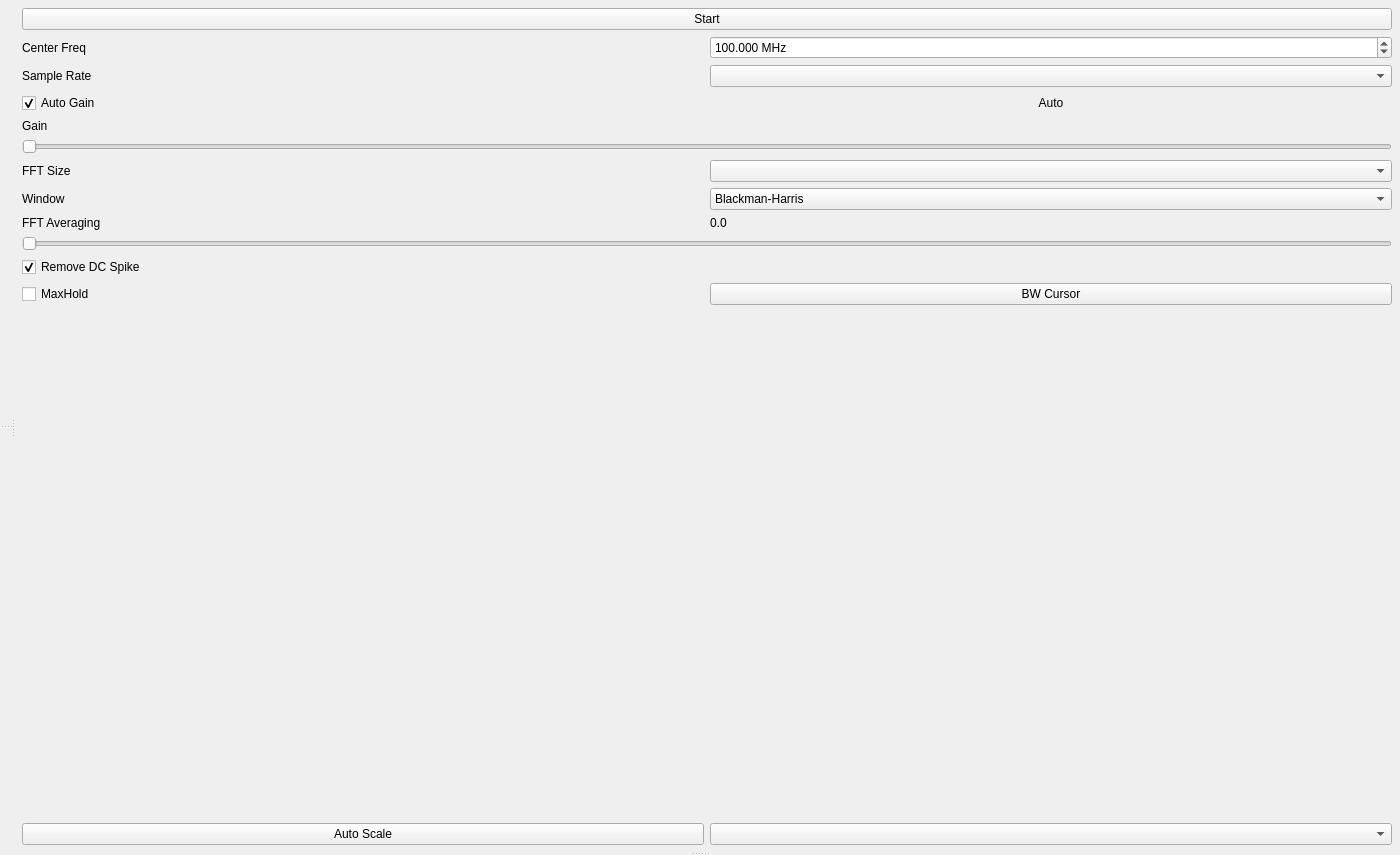
<?xml version="1.0" encoding="UTF-8"?>
<ui version="4.0">
 <class>MainWindow</class>
 <widget class="QMainWindow" name="MainWindow">
  <property name="geometry">
   <rect>
    <x>0</x>
    <y>0</y>
    <width>1400</width>
    <height>855</height>
   </rect>
  </property>
  <property name="windowTitle">
   <string>RadioWizard</string>
  </property>
  <widget class="QWidget" name="centralwidget">
   <layout class="QVBoxLayout" name="verticalLayout">
    <property name="leftMargin">
     <number>0</number>
    </property>
    <property name="topMargin">
     <number>0</number>
    </property>
    <property name="rightMargin">
     <number>0</number>
    </property>
    <property name="bottomMargin">
     <number>0</number>
    </property>
    <item>
     <widget class="QSplitter" name="splitter">
      <property name="orientation">
       <enum>Qt::Orientation::Vertical</enum>
      </property>
      <property name="handleWidth">
       <number>2</number>
      </property>
      <widget class="QWidget" name="widget" native="true">
       <layout class="QHBoxLayout" name="horizontalLayout">
        <property name="leftMargin">
         <number>0</number>
        </property>
        <property name="topMargin">
         <number>0</number>
        </property>
        <property name="rightMargin">
         <number>0</number>
        </property>
        <property name="bottomMargin">
         <number>0</number>
        </property>
        <item>
         <widget class="QSplitter" name="splitter_2">
          <property name="orientation">
           <enum>Qt::Orientation::Horizontal</enum>
          </property>
          <property name="handleWidth">
           <number>2</number>
          </property>
          <widget class="QWidget" name="widget_3" native="true">
           <layout class="QVBoxLayout" name="verticalLayout_2">
            <property name="topMargin">
             <number>0</number>
            </property>
            <property name="bottomMargin">
             <number>0</number>
            </property>
            <item>
             <widget class="QSplitter" name="splitter_3">
              <property name="orientation">
               <enum>Qt::Orientation::Vertical</enum>
              </property>
              <property name="handleWidth">
               <number>2</number>
              </property>
              <widget class="RealTimeGraphs::SpectrumWidget" name="_spectrurmWidget" native="true"/>
              <widget class="RealTimeGraphs::WaterfallWidget" name="_waterfallWidget" native="true"/>
             </widget>
            </item>
           </layout>
          </widget>
          <widget class="QWidget" name="widget_4" native="true">
           <property name="sizePolicy">
            <sizepolicy hsizetype="Maximum" vsizetype="Preferred">
             <horstretch>0</horstretch>
             <verstretch>0</verstretch>
            </sizepolicy>
           </property>
           <property name="minimumSize">
            <size>
             <width>220</width>
             <height>0</height>
            </size>
           </property>
           <layout class="QGridLayout" name="gridLayout">
            <property name="leftMargin">
             <number>8</number>
            </property>
            <property name="topMargin">
             <number>8</number>
            </property>
            <property name="rightMargin">
             <number>8</number>
            </property>
            <property name="bottomMargin">
             <number>8</number>
            </property>
            <item row="8" column="0">
             <widget class="QCheckBox" name="_autoGainCheckBox">
              <property name="text">
               <string>Auto Gain</string>
              </property>
              <property name="checked">
               <bool>true</bool>
              </property>
             </widget>
            </item>
            <item row="10" column="0" colspan="2">
             <widget class="QSlider" name="_gainSlider">
              <property name="enabled">
               <bool>false</bool>
              </property>
              <property name="minimum">
               <number>0</number>
              </property>
              <property name="maximum">
               <number>496</number>
              </property>
              <property name="orientation">
               <enum>Qt::Orientation::Horizontal</enum>
              </property>
             </widget>
            </item>
            <item row="1" column="0">
             <widget class="QLabel" name="freqLabel">
              <property name="text">
               <string>Center Freq</string>
              </property>
             </widget>
            </item>
            <item row="0" column="0" colspan="2">
             <widget class="QPushButton" name="_startStopButton">
              <property name="text">
               <string>Start</string>
              </property>
              <property name="checkable">
               <bool>true</bool>
              </property>
             </widget>
            </item>
            <item row="13" column="1">
             <widget class="QLabel" name="_fftAverageValueLabel">
              <property name="text">
               <string>0.0</string>
              </property>
             </widget>
            </item>
            <item row="6" column="1">
             <widget class="QComboBox" name="_sampleRateCombo"/>
            </item>
            <item row="13" column="0">
             <widget class="QLabel" name="fftAverageLabel">
              <property name="text">
               <string>FFT Averaging</string>
              </property>
             </widget>
            </item>
            <item row="1" column="1">
             <widget class="QDoubleSpinBox" name="_centerFreqSpinBox">
              <property name="suffix">
               <string> MHz</string>
              </property>
              <property name="decimals">
               <number>3</number>
              </property>
              <property name="minimum">
               <double>24.000000000000000</double>
              </property>
              <property name="maximum">
               <double>1766.000000000000000</double>
              </property>
              <property name="singleStep">
               <double>0.100000000000000</double>
              </property>
              <property name="value">
               <double>100.000000000000000</double>
              </property>
             </widget>
            </item>
            <item row="9" column="0">
             <widget class="QLabel" name="gainLabel">
              <property name="text">
               <string>Gain</string>
              </property>
             </widget>
            </item>
            <item row="17" column="1">
             <spacer name="verticalSpacer">
              <property name="orientation">
               <enum>Qt::Orientation::Vertical</enum>
              </property>
              <property name="sizeHint" stdset="0">
               <size>
                <width>20</width>
                <height>40</height>
               </size>
              </property>
             </spacer>
            </item>
            <item row="12" column="0">
             <widget class="QLabel" name="windowLabel">
              <property name="text">
               <string>Window</string>
              </property>
             </widget>
            </item>
            <item row="15" column="0" colspan="2">
             <widget class="QCheckBox" name="_dcSpikeRemovalCheckBox">
              <property name="text">
               <string>Remove DC Spike</string>
              </property>
              <property name="checked">
               <bool>true</bool>
              </property>
             </widget>
            </item>
            <item row="6" column="0">
             <widget class="QLabel" name="sampleRateLabel">
              <property name="text">
               <string>Sample Rate</string>
              </property>
             </widget>
            </item>
            <item row="12" column="1">
             <widget class="QComboBox" name="_windowFuncCombo">
              <item>
               <property name="text">
                <string>Blackman-Harris</string>
               </property>
              </item>
              <item>
               <property name="text">
                <string>Hanning</string>
               </property>
              </item>
              <item>
               <property name="text">
                <string>Flat-Top</string>
               </property>
              </item>
              <item>
               <property name="text">
                <string>Rectangular</string>
               </property>
              </item>
             </widget>
            </item>
            <item row="16" column="0">
             <widget class="QCheckBox" name="_maxHoldCheckBox">
              <property name="text">
               <string>MaxHold</string>
              </property>
             </widget>
            </item>
            <item row="16" column="1">
             <widget class="QPushButton" name="_bwCursorButton">
              <property name="text">
               <string>BW Cursor</string>
              </property>
              <property name="checkable">
               <bool>true</bool>
              </property>
             </widget>
            </item>
            <item row="11" column="0">
             <widget class="QLabel" name="fftSizeLabel">
              <property name="text">
               <string>FFT Size</string>
              </property>
             </widget>
            </item>
            <item row="17" column="0">
             <spacer name="verticalSpacer_2">
              <property name="orientation">
               <enum>Qt::Orientation::Vertical</enum>
              </property>
              <property name="sizeHint" stdset="0">
               <size>
                <width>20</width>
                <height>40</height>
               </size>
              </property>
             </spacer>
            </item>
            <item row="11" column="1">
             <widget class="QComboBox" name="_fftSizeCombo"/>
            </item>
            <item row="8" column="1">
             <widget class="QLabel" name="_gainValueLabel">
              <property name="text">
               <string>Auto</string>
              </property>
              <property name="alignment">
               <set>Qt::AlignmentFlag::AlignCenter</set>
              </property>
             </widget>
            </item>
            <item row="18" column="1">
             <widget class="QComboBox" name="_colorThemeCombo"/>
            </item>
            <item row="18" column="0">
             <widget class="QPushButton" name="_autoScaleBtn">
              <property name="text">
               <string>Auto Scale</string>
              </property>
             </widget>
            </item>
            <item row="14" column="0" colspan="2">
             <widget class="QSlider" name="_fftAverageSlider">
              <property name="minimum">
               <number>0</number>
              </property>
              <property name="maximum">
               <number>100</number>
              </property>
              <property name="value">
               <number>0</number>
              </property>
              <property name="orientation">
               <enum>Qt::Orientation::Horizontal</enum>
              </property>
             </widget>
            </item>
           </layout>
          </widget>
         </widget>
        </item>
       </layout>
      </widget>
      <widget class="QWidget" name="widget_2" native="true">
       <layout class="QHBoxLayout" name="horizontalLayout_2" stretch="2,3,2">
        <property name="topMargin">
         <number>0</number>
        </property>
        <property name="bottomMargin">
         <number>0</number>
        </property>
        <item>
         <widget class="RealTimeGraphs::ConstellationWidget" name="_constellationWidget" native="true"/>
        </item>
        <item>
         <widget class="RealTimeGraphs::SpectrumWidget" name="_detailedSpectrumWidget" native="true"/>
        </item>
        <item>
         <widget class="QWidget" name="widget_9" native="true"/>
        </item>
       </layout>
      </widget>
     </widget>
    </item>
   </layout>
  </widget>
  <widget class="QMenuBar" name="menubar">
   <property name="geometry">
    <rect>
     <x>0</x>
     <y>0</y>
     <width>1400</width>
     <height>33</height>
    </rect>
   </property>
  </widget>
 </widget>
 <customwidgets>
  <customwidget>
   <class>RealTimeGraphs::SpectrumWidget</class>
   <extends>QWidget</extends>
   <header>SpectrumWidget.h</header>
   <container>1</container>
  </customwidget>
  <customwidget>
   <class>RealTimeGraphs::WaterfallWidget</class>
   <extends>QWidget</extends>
   <header>WaterfallWidget.h</header>
   <container>1</container>
  </customwidget>
  <customwidget>
   <class>RealTimeGraphs::ConstellationWidget</class>
   <extends>QWidget</extends>
   <header>ConstellationWidget.h</header>
   <container>1</container>
  </customwidget>
 </customwidgets>
 <resources/>
 <connections/>
</ui>
